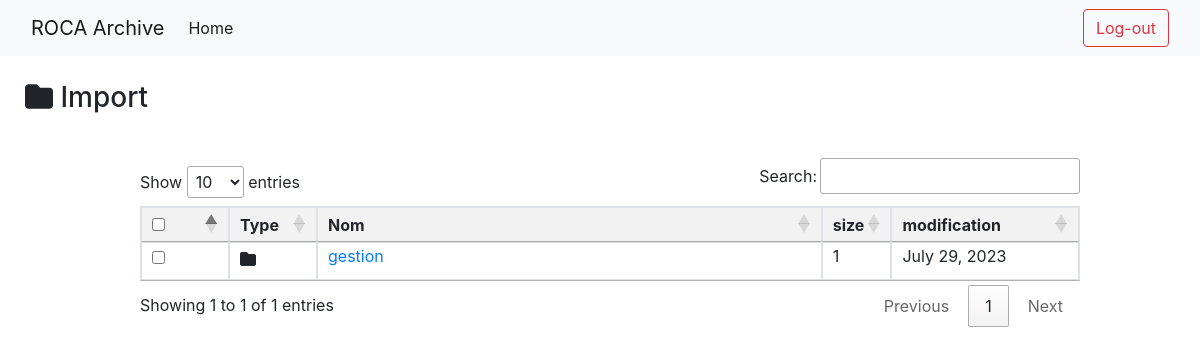
The app's page /Import/ (signed in), older data.
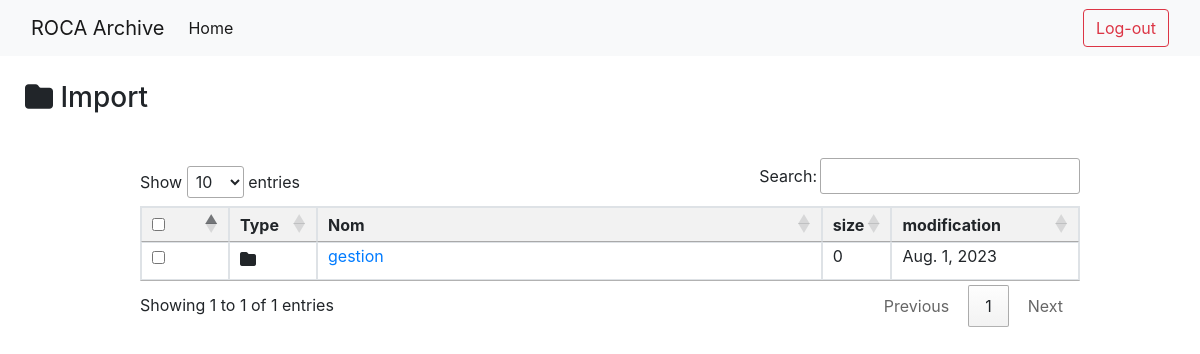
The same page, newer data.
### Arch_App/models.py (models this page shows, shortened)
class Dossier(models.Model):
    id = models.AutoField(primary_key=True,)
    nom = models.CharField(max_length=100)
    size = models.IntegerField(default=0)
    modification = models.DateField(auto_now=True)
    departement = models.ForeignKey(Departement, on_delete=models.CASCADE)
    get_class = 'dossier'

### Arch_App/views.py (the view)
# urls.py: path('<str:nom_departement>/', views.departementDetails, name='departementDetails'),
def departementDetails(request, nom_departement):
  if str(request.user) == 'AnonymousUser':
    return redirect('login')
  dossiers = Dossier.objects.filter(departement__nom=nom_departement)
  for dossier in dossiers:
    dossier.size = dossier.fichier_set.count()
  return render(request, 'departement/details.html', {'dossiers': dossiers, 'nom': nom_departement})

### Arch_App/templates/departement/details.html (shortened to what this page needs)
{% extends "departement/base.html" %}
{% block content %}
    <h3 style="padding: 5px;margin: 20px;"><i class="fas fa-folder"> </i> {{ nom }} </h3>
{% endblock %}
{% block body %}
    <div class="w-100 m-10 p-10" style="padding-left:120px;padding-right:120px">
        <div class="mb-2">
          {% csrf_token %}
        </div>
        <table class="table table-bordered table-stripped table-sm" id="mainTable" style="line-height:11px">
          <thead>
            <tr>
              <th class="checkbox-col" ><input type="checkbox" id="select-all"></th>
              <th class="folder-col">Type</th>
              <th class="name-col">Nom</th>
              <th class="item-col">size</th>
              <th class="date-col" style="width: 1%;">modification</th>
            </tr>
          </thead>
          <tbody>
            {% for dossier in dossiers %}
              <tr>
                <td class="checkbox-col">
                  {% if dossier.get_class == 'dossier' %}
                    <input class="checkBox_Dossier" id="checkBox_Dossier{{dossier.id}}" data-dossier_id="{{dossier.id}}" data-is_dossier="true" type="checkbox">
                  {% else %}
                    <input class="checkBox_Dossier" id="checkBox_Dossier{{dossier.id}}" data-dossier_id="{{dossier.id}}" data-is_dossier="false" type="checkbox">
                  {% endif %}
                </td>
                <td class="folder-icon">
                  {% if dossier.get_class == 'dossier' %}
                    <i class="fas fa-folder"></i>
                  {% else %}
                    <i class="fas fa-file"></i>
                    <span style="opacity: 0 ;font-size: 0px;">Fichier</span>
                  {% endif %}
                </td>
                <td >
                  {% if dossier.get_class == 'dossier' %}
                    <a href="/details/{{ dossier.id }}">{{dossier.nom}}</a>
                  {% else %}
                    <a href="/details_file/{{ dossier.id }}">{{dossier.nom}}</a>
                  {% endif %}
                </td>
                <td>{{dossier.size}}</td>
                <td style="width:20% ">{{dossier.modification}}</td>
              </tr>
            {% endfor %}
          </tbody>
        </table>
      </div>
{% endblock %}

Row changes from the older to the newer data that the page shows:
changed Dossier "gestion": size "1" → "0"; modification "July 29, 2023" → "Aug. 1, 2023"
